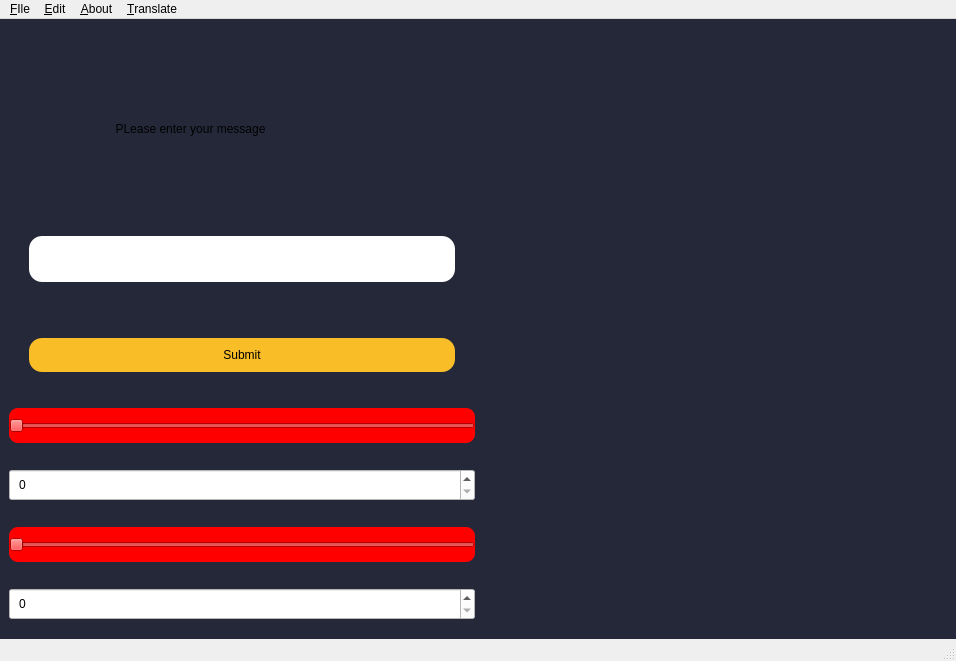
<?xml version="1.0" encoding="UTF-8"?>
<ui version="4.0">
 <class>MainWindow</class>
 <widget class="QMainWindow" name="MainWindow">
  <property name="geometry">
   <rect>
    <x>0</x>
    <y>0</y>
    <width>956</width>
    <height>661</height>
   </rect>
  </property>
  <property name="windowTitle">
   <string>MainWindow</string>
  </property>
  <widget class="QWidget" name="centralwidget">
   <property name="styleSheet">
    <string notr="true">* {
 background-color:#252839 ;
}

QPushButton:hover{
background-color: #2dfa08 ;
}
QLineEdit{
color:#8d98a1;
}</string>
   </property>
   <layout class="QVBoxLayout" name="verticalLayout_2">
    <item>
     <layout class="QHBoxLayout" name="horizontalLayout" stretch="1,1">
      <item>
       <layout class="QVBoxLayout" name="verticalLayout" stretch="1,0,0,0,0,0,0">
        <item>
         <widget class="QLabel" name="label">
          <property name="styleSheet">
           <string notr="true">QLabel {
font-weight:bold;

color:white;
text-align:center;
margin-top:10px;
animation: type 3s steps(22);
overflow:hidden;
white-space:nowrap;
}


@keyframes type {
0%{
width:0ch;
}
100% {
width:22ch;
}
}

</string>
          </property>
          <property name="text">
           <string>                                PLease enter your message</string>
          </property>
         </widget>
        </item>
        <item>
         <widget class="QLineEdit" name="lineEdit">
          <property name="styleSheet">
           <string notr="true">QLineEdit {
font-size:20px;
background-color:white;
  border:20px;
margin :20px;
padding:10px;
border-radius:13px;
margin-top:0px;
margin-bottom:30px
}
QLineEdit::placeholder {
text:Message;
}</string>
          </property>
         </widget>
        </item>
        <item>
         <widget class="QPushButton" name="pushButton">
          <property name="styleSheet">
           <string notr="true">QPushButton {
background-color: #f9bd27 ;
border:20px;
margin :20px;
padding:10px;
border-radius:13px;
}
QPushButton:hover {
background-color: #2dfa08 ;
widht:70%
}</string>
          </property>
          <property name="text">
           <string>Submit</string>
          </property>
         </widget>
        </item>
        <item>
         <widget class="QSlider" name="horizontalSlider_2">
          <property name="styleSheet">
           <string notr="true">background-color:white;
padding:10px;
margin-top:10px;
margin-bottom:10px;
border-radius:9px;
background-color:red;
</string>
          </property>
          <property name="orientation">
           <enum>Qt::Horizontal</enum>
          </property>
         </widget>
        </item>
        <item>
         <widget class="QSpinBox" name="spinBox">
          <property name="styleSheet">
           <string notr="true">background-color:white;
padding:5px;
margin-top:10px;
margin-bottom:10px;
</string>
          </property>
         </widget>
        </item>
        <item>
         <widget class="QSlider" name="horizontalSlider">
          <property name="styleSheet">
           <string notr="true">background-color:white;
padding:10px;
margin-top:10px;
margin-bottom:10px;
border-radius:9px;
background-color:red;
</string>
          </property>
          <property name="orientation">
           <enum>Qt::Horizontal</enum>
          </property>
         </widget>
        </item>
        <item>
         <widget class="QSpinBox" name="spinBox_2">
          <property name="styleSheet">
           <string notr="true">background-color:white;
padding:5px;
margin-top:10px;
margin-bottom:10px;
</string>
          </property>
         </widget>
        </item>
       </layout>
      </item>
      <item>
       <layout class="QVBoxLayout" name="verticalLayout_3" stretch="1,2">
        <item>
         <widget class="BinaryView" name="widget" native="true">
          <property name="styleSheet">
           <string notr="true">padding-right:40px;


</string>
          </property>
         </widget>
        </item>
        <item>
         <widget class="ParachuteView" name="widget_2" native="true"/>
        </item>
       </layout>
      </item>
     </layout>
    </item>
   </layout>
  </widget>
  <widget class="QMenuBar" name="menubar">
   <property name="geometry">
    <rect>
     <x>0</x>
     <y>0</y>
     <width>956</width>
     <height>22</height>
    </rect>
   </property>
   <widget class="QMenu" name="menu_FIle">
    <property name="title">
     <string>&amp;FIle</string>
    </property>
    <addaction name="action_quit"/>
    <addaction name="action_open"/>
    <addaction name="action_new"/>
   </widget>
   <widget class="QMenu" name="menu_Edit">
    <property name="title">
     <string>&amp;Edit</string>
    </property>
    <addaction name="separator"/>
    <addaction name="action_copy"/>
    <addaction name="action_paste"/>
    <addaction name="action_undo"/>
    <addaction name="action_redo"/>
   </widget>
   <widget class="QMenu" name="menu_About">
    <property name="title">
     <string>&amp;About</string>
    </property>
    <addaction name="action_About_us"/>
   </widget>
   <widget class="QMenu" name="menu_Translate">
    <property name="title">
     <string>&amp;Translate</string>
    </property>
    <addaction name="action_spanish"/>
   </widget>
   <addaction name="menu_FIle"/>
   <addaction name="menu_Edit"/>
   <addaction name="menu_About"/>
   <addaction name="menu_Translate"/>
  </widget>
  <widget class="QStatusBar" name="statusbar"/>
  <action name="action_quit">
   <property name="text">
    <string>&amp;quit</string>
   </property>
  </action>
  <action name="action_open">
   <property name="text">
    <string>&amp;open</string>
   </property>
  </action>
  <action name="action_new">
   <property name="text">
    <string>&amp;new</string>
   </property>
  </action>
  <action name="action_copy">
   <property name="text">
    <string>&amp;copy</string>
   </property>
  </action>
  <action name="action_paste">
   <property name="text">
    <string>&amp;paste</string>
   </property>
  </action>
  <action name="action_undo">
   <property name="text">
    <string>&amp;undo</string>
   </property>
  </action>
  <action name="action_redo">
   <property name="text">
    <string>&amp;redo</string>
   </property>
  </action>
  <action name="action_About_us">
   <property name="text">
    <string>&amp;About us</string>
   </property>
  </action>
  <action name="action_spanish">
   <property name="text">
    <string>&amp;spanish</string>
   </property>
  </action>
 </widget>
 <customwidgets>
  <customwidget>
   <class>BinaryView</class>
   <extends>QWidget</extends>
   <header>binaryview.h</header>
   <container>1</container>
  </customwidget>
  <customwidget>
   <class>ParachuteView</class>
   <extends>QWidget</extends>
   <header location="global">parachuteview.h</header>
   <container>1</container>
  </customwidget>
 </customwidgets>
 <resources/>
 <connections/>
</ui>
